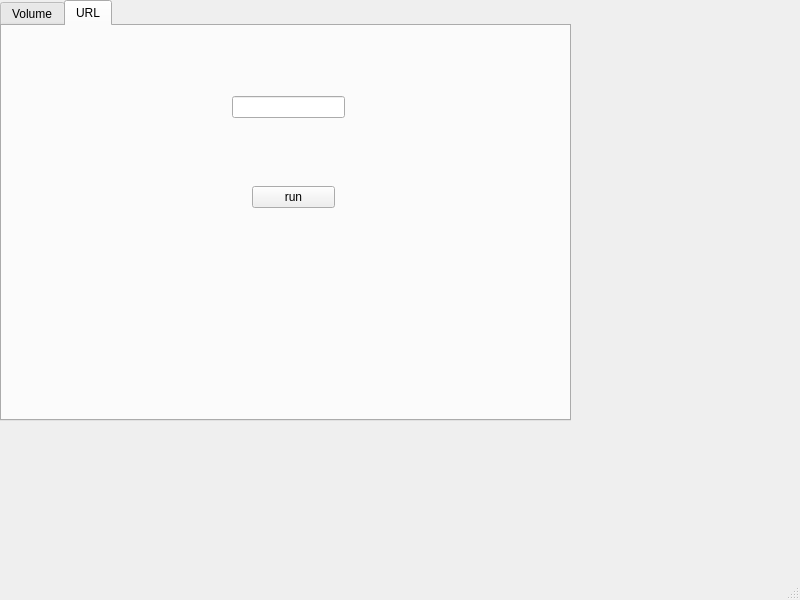
<?xml version="1.0" encoding="UTF-8"?>
<ui version="4.0">
 <class>MainWindow</class>
 <widget class="QMainWindow" name="MainWindow">
  <property name="geometry">
   <rect>
    <x>0</x>
    <y>0</y>
    <width>800</width>
    <height>600</height>
   </rect>
  </property>
  <property name="windowTitle">
   <string>MainWindow</string>
  </property>
  <property name="windowIcon">
   <iconset>
    <normalon>:/icons/kodi.ico</normalon>
   </iconset>
  </property>
  <widget class="QWidget" name="centralwidget">
   <widget class="QTabWidget" name="tabWidget">
    <property name="geometry">
     <rect>
      <x>0</x>
      <y>0</y>
      <width>571</width>
      <height>421</height>
     </rect>
    </property>
    <property name="currentIndex">
     <number>1</number>
    </property>
    <widget class="QWidget" name="volume">
     <attribute name="title">
      <string>Volume</string>
     </attribute>
     <widget class="QLabel" name="label">
      <property name="geometry">
       <rect>
        <x>100</x>
        <y>100</y>
        <width>57</width>
        <height>14</height>
       </rect>
      </property>
      <property name="text">
       <string>Volume</string>
      </property>
     </widget>
     <widget class="QSlider" name="horizontalSlider">
      <property name="geometry">
       <rect>
        <x>110</x>
        <y>120</y>
        <width>160</width>
        <height>16</height>
       </rect>
      </property>
      <property name="value">
       <number>50</number>
      </property>
      <property name="orientation">
       <enum>Qt::Horizontal</enum>
      </property>
     </widget>
    </widget>
    <widget class="QWidget" name="url">
     <attribute name="title">
      <string>URL</string>
     </attribute>
     <widget class="QLineEdit" name="lineEdit">
      <property name="geometry">
       <rect>
        <x>230</x>
        <y>70</y>
        <width>113</width>
        <height>22</height>
       </rect>
      </property>
     </widget>
     <widget class="QPushButton" name="pushButton">
      <property name="geometry">
       <rect>
        <x>250</x>
        <y>160</y>
        <width>83</width>
        <height>22</height>
       </rect>
      </property>
      <property name="text">
       <string>run</string>
      </property>
     </widget>
    </widget>
   </widget>
  </widget>
  <widget class="QMenuBar" name="menubar">
   <property name="geometry">
    <rect>
     <x>0</x>
     <y>0</y>
     <width>800</width>
     <height>20</height>
    </rect>
   </property>
  </widget>
  <widget class="QStatusBar" name="statusbar"/>
 </widget>
 <resources/>

 <connections/>
</ui>
